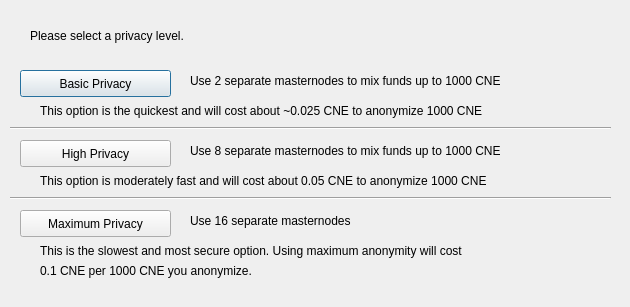
<?xml version="1.0" encoding="UTF-8"?>
<ui version="4.0">
 <class>DarksendConfig</class>
 <widget class="QDialog" name="DarksendConfig">
  <property name="geometry">
   <rect>
    <x>0</x>
    <y>0</y>
    <width>630</width>
    <height>307</height>
   </rect>
  </property>
  <property name="windowTitle">
   <string>Configure Darksend</string>
  </property>
  <widget class="QPushButton" name="buttonBasic">
   <property name="geometry">
    <rect>
     <x>20</x>
     <y>70</y>
     <width>151</width>
     <height>27</height>
    </rect>
   </property>
   <property name="text">
    <string>Basic Privacy</string>
   </property>
  </widget>
  <widget class="QPushButton" name="buttonHigh">
   <property name="geometry">
    <rect>
     <x>20</x>
     <y>140</y>
     <width>151</width>
     <height>27</height>
    </rect>
   </property>
   <property name="text">
    <string>High Privacy</string>
   </property>
  </widget>
  <widget class="QPushButton" name="buttonMax">
   <property name="geometry">
    <rect>
     <x>20</x>
     <y>210</y>
     <width>151</width>
     <height>27</height>
    </rect>
   </property>
   <property name="text">
    <string>Maximum Privacy</string>
   </property>
  </widget>
  <widget class="QLabel" name="label">
   <property name="geometry">
    <rect>
     <x>30</x>
     <y>20</y>
     <width>571</width>
     <height>31</height>
    </rect>
   </property>
   <property name="text">
    <string>Please select a privacy level.</string>
   </property>
  </widget>
  <widget class="QLabel" name="label_2">
   <property name="geometry">
    <rect>
     <x>190</x>
     <y>70</y>
     <width>421</width>
     <height>21</height>
    </rect>
   </property>
   <property name="text">
    <string>Use 2 separate masternodes to mix funds up to 1000 CNE</string>
   </property>
  </widget>
  <widget class="QLabel" name="label_3">
   <property name="geometry">
    <rect>
     <x>190</x>
     <y>140</y>
     <width>411</width>
     <height>21</height>
    </rect>
   </property>
   <property name="text">
    <string>Use 8 separate masternodes to mix funds up to 1000 CNE</string>
   </property>
  </widget>
  <widget class="QLabel" name="label_4">
   <property name="geometry">
    <rect>
     <x>190</x>
     <y>210</y>
     <width>421</width>
     <height>21</height>
    </rect>
   </property>
   <property name="text">
    <string>Use 16 separate masternodes</string>
   </property>
  </widget>
  <widget class="QLabel" name="label_6">
   <property name="geometry">
    <rect>
     <x>40</x>
     <y>100</y>
     <width>561</width>
     <height>21</height>
    </rect>
   </property>
   <property name="text">
    <string>This option is the quickest and will cost about ~0.025 CNE to anonymize 1000 CNE</string>
   </property>
  </widget>
  <widget class="QLabel" name="label_7">
   <property name="geometry">
    <rect>
     <x>40</x>
     <y>170</y>
     <width>561</width>
     <height>21</height>
    </rect>
   </property>
   <property name="text">
    <string>This option is moderately fast and will cost about 0.05 CNE to anonymize 1000 CNE</string>
   </property>
  </widget>
  <widget class="QLabel" name="label_8">
   <property name="geometry">
    <rect>
     <x>40</x>
     <y>240</y>
     <width>561</width>
     <height>21</height>
    </rect>
   </property>
   <property name="text">
    <string>This is the slowest and most secure option. Using maximum anonymity will cost</string>
   </property>
  </widget>
  <widget class="QLabel" name="label_9">
   <property name="geometry">
    <rect>
     <x>40</x>
     <y>260</y>
     <width>561</width>
     <height>21</height>
    </rect>
   </property>
   <property name="text">
    <string>0.1 CNE per 1000 CNE you anonymize.</string>
   </property>
  </widget>
  <widget class="Line" name="line">
   <property name="geometry">
    <rect>
     <x>10</x>
     <y>120</y>
     <width>601</width>
     <height>16</height>
    </rect>
   </property>
   <property name="orientation">
    <enum>Qt::Horizontal</enum>
   </property>
  </widget>
  <widget class="Line" name="line_2">
   <property name="geometry">
    <rect>
     <x>10</x>
     <y>190</y>
     <width>601</width>
     <height>16</height>
    </rect>
   </property>
   <property name="orientation">
    <enum>Qt::Horizontal</enum>
   </property>
  </widget>
 </widget>
 <resources/>
 <connections/>
</ui>
